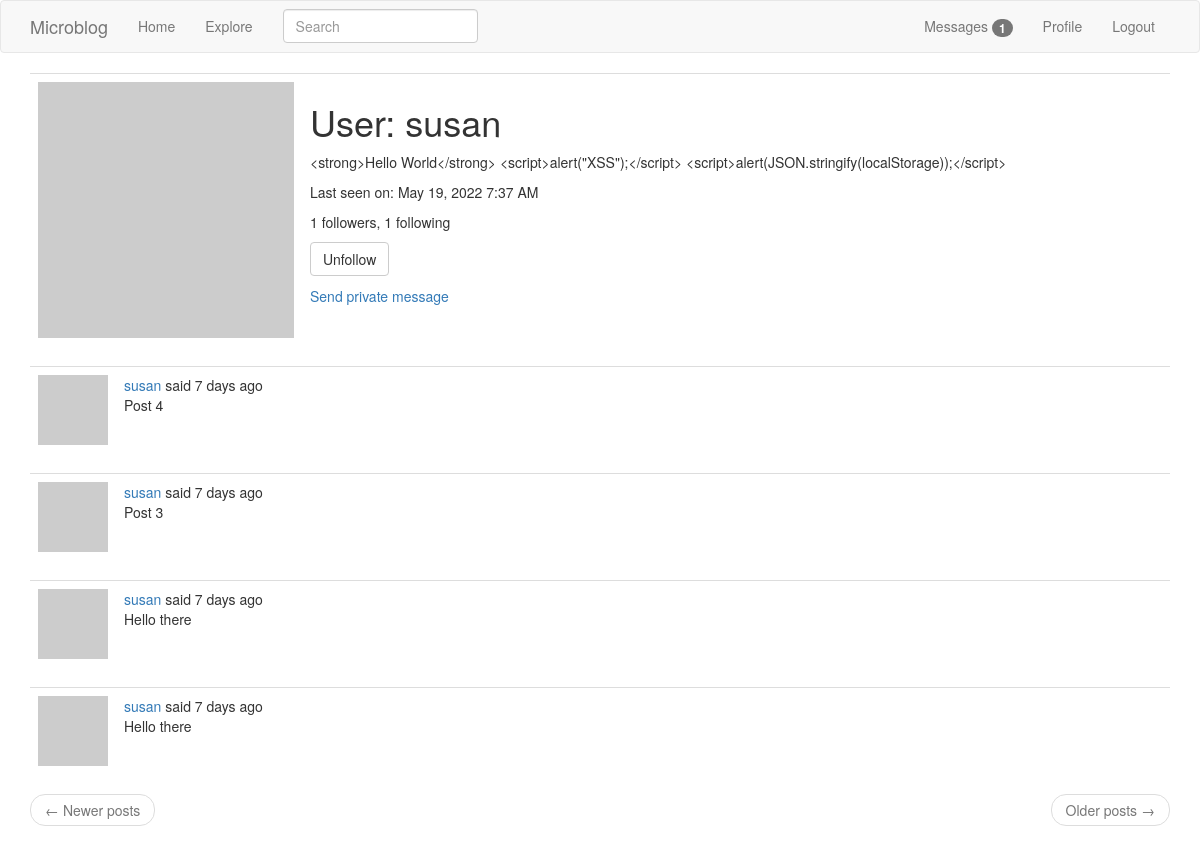
Screenshot of /user/susan (signed in) with the database file from the repository.
### app/models.py (models this page shows, shortened)
class User(UserMixin, db.Model):
    id = db.Column(db.Integer, primary_key=True)
    username = db.Column(db.String(64), index=True, unique=True)
    email = db.Column(db.String(120), index=True, unique=True)
    password_hash = db.Column(db.String(128))
    posts = db.relationship('Post', backref='author', lazy='dynamic')
    about_me = db.Column(db.String(140))
    last_seen = db.Column(db.DateTime, default=datetime.utcnow)
    followed = db.relationship(
        'User', secondary=followers,
        primaryjoin=(followers.c.follower_id == id),
        secondaryjoin=(followers.c.followed_id == id),
        backref=db.backref('followers', lazy='dynamic'), lazy='dynamic')
    messages_sent = db.relationship('Message',
                                    foreign_keys='Message.sender_id',
                                    backref='author', lazy='dynamic')
    messages_received = db.relationship('Message',
                                        foreign_keys='Message.recipient_id',
                                        backref='recipient', lazy='dynamic')
    last_message_read_time = db.Column(db.DateTime)
    notifications = db.relationship('Notification', backref='user',
                                    lazy='dynamic')
    tasks = db.relationship('Task', backref='user', lazy='dynamic')
    def avatar(self, size):
        digest = md5(self.email.lower().encode('utf-8')).hexdigest()
        return 'https://www.gravatar.com/avatar/{}?d=identicon&s={}'.format(
            digest, size)
    def is_following(self, user):
        return self.followed.filter(
            followers.c.followed_id == user.id).count() > 0
    def new_messages(self):
        last_read_time = self.last_message_read_time or datetime(1900, 1, 1)
        return Message.query.filter_by(recipient=self).filter(
            Message.timestamp > last_read_time).count()
    def get_tasks_in_progress(self):
        return Task.query.filter_by(user=self, complete=False).all()

class SearchableMixin(object):
    @classmethod
    def before_commit(cls, session):
        session._changes = {
            'add': list(session.new),
            'update': list(session.dirty),
            'delete': list(session.deleted)
        }
    @classmethod
    def after_commit(cls, session):
        for obj in session._changes['add']:
            if isinstance(obj, SearchableMixin):
                add_to_index(obj.__tablename__, obj)
        for obj in session._changes['update']:
            if isinstance(obj, SearchableMixin):
                add_to_index(obj.__tablename__, obj)
        for obj in session._changes['delete']:
            if isinstance(obj, SearchableMixin):
                remove(obj.__tablename__, obj)

class Post(SearchableMixin, db.Model):
    __searchable__ = ['body']
    id = db.Column(db.Integer, primary_key=True)
    body = db.Column(db.String(140))
    timestamp = db.Column(db.DateTime, index=True, default=datetime.utcnow)
    user_id = db.Column(db.Integer, db.ForeignKey('user.id'))
    language = db.Column(db.String(5))

### app/main/routes.py (the view)
@bp.route('/user/<username>')
@login_required
def user(username):
    user = User.query.filter_by(username=username).first_or_404()
    page = request.args.get('page', 1, type=int)
    posts = user.posts.order_by(Post.timestamp.desc()).paginate(
        page, current_app.config['POSTS_PER_PAGE'], False)
    next_url = url_for('main.user', username=user.username,
                       page=posts.next_num) if posts.has_next else None
    prev_url = url_for('main.user', username=user.username,
                       page=posts.prev_num) if posts.has_prev else None
    form = EmptyForm()
    return render_template('user.html', user=user, posts=posts.items,
                           next_url=next_url, prev_url=prev_url, form=form)

### app/main/forms.py
class SearchForm(FlaskForm):
    q = StringField(_l('Search'), validators=[DataRequired()])
    def __init__(self, *args, **kwargs):
        if 'formdata' not in kwargs:
            kwargs['formdata'] = request.args
        if 'meta' not in kwargs:
            kwargs['meta'] = {'csrf': False}
        super().__init__(*args, **kwargs)

class EmptyForm(FlaskForm):
    submit = SubmitField('Submit')

### app/main/routes.py (called while the page is built)
@bp.before_app_request
def before_request():
    if current_user.is_authenticated:
        current_user.last_seen = datetime.utcnow()
        db.session.commit()
        g.search_form = SearchForm()
    g.locale = str(get_locale())

### app/models.py (called while the page is built)
@login.user_loader
def load_user(id):
    return User.query.get(int(id))

### app/templates/user.html (shortened to what this page needs)
{% extends "base.html" %}
{% block app_content %}
    <table class="table table-hover">
        <tr>
            <td width="256px">
                <img src="{{ user.avatar(256) }}"
                     alt="{{ user.username }}'s avatar"
                     height="256"
                     width="256"/>
            </td>
            <td>
                <h1>{{ _('User') }}: {{ user.username }}</h1>
                {% if user.about_me %}
                    <p>
                        {{ user.about_me }}
                    </p>
                {% endif %}
                {% if user.last_seen %}
                    <p>
                        {{ _('Last seen on') }}: {{ moment(user.last_seen).format('LLL') }}
                    </p>
                {% endif %}
                <p>
                    {{ _('%(count)d followers', count=user.followers.count()) }}, {{ _('%(count)d following', count=user.followed.count()) }}
                </p>
                {% if user == current_user %}
                    <p>
                        <a href="{{ url_for('main.edit_profile') }}">{{ _('Edit your profile') }}</a>
                    </p>
                    {% if not current_user.get_task_in_progress('export_posts') %}
                    <p>
                        <a href="{{ url_for('main.export_posts') }}">
                            {{ _('Export your posts') }}
                        </a>
                    </p>
                    {% endif %}
                {% else %}
                    <p>
                        <form action="{{ url_for('main.unfollow', username=user.username) }}"
                              method="post">
                            {{ form.submit(value=_('Unfollow'), class_='btn btn-default') }}
                        </form>
                    </p>
                {% endif %}
                {% if user != current_user %}
                <p>
                    <a href="{{ url_for('main.send_message',
                                        recipient=user.username) }}">
                        {{ _('Send private message') }}
                    </a>
                </p>
                {% endif %}
            </td>
        </tr>
    </table>
    {% for post in posts %}
        {% include '_post.html' %}
    {% endfor %}
    {% include "_page_nav.html" %}
{% endblock app_content %}

### app/templates/_post.html (shortened to what this page needs)
<table class="table table-hover">
    <tr>
        <td width="70px">
            <a href="{{ url_for('main.user', username=post.author.username) }}">
                <img src="{{ post.author.avatar(70) }}"
                     alt="{{ post.author.username }}'s avatar"
                     height="70"
                     width="70"/>
            </a>
        </td>
        <td>
        {{ _('%(username)s said %(when)s',
        username=user_link, when=moment(post.timestamp).fromNow()) }}
        <br />
        <span id="post{{ post.id }}">{{ post.body }}</span>
    </td>
</tr>
</table>

### rows the page displays
User: username "susan", about_me "<strong>Hello World</strong> <script>alert(\"XSS\");</script> <script>alert(JSON.stringify(localStorage));</script>", last_seen "May 19, 2022 7:37 AM"
Post: body "Post 4"
Post: body "Post 3"
Post: body "Hello there"
Post: body "Hello there"

### other values shown
{{ new_messages }} "1"
